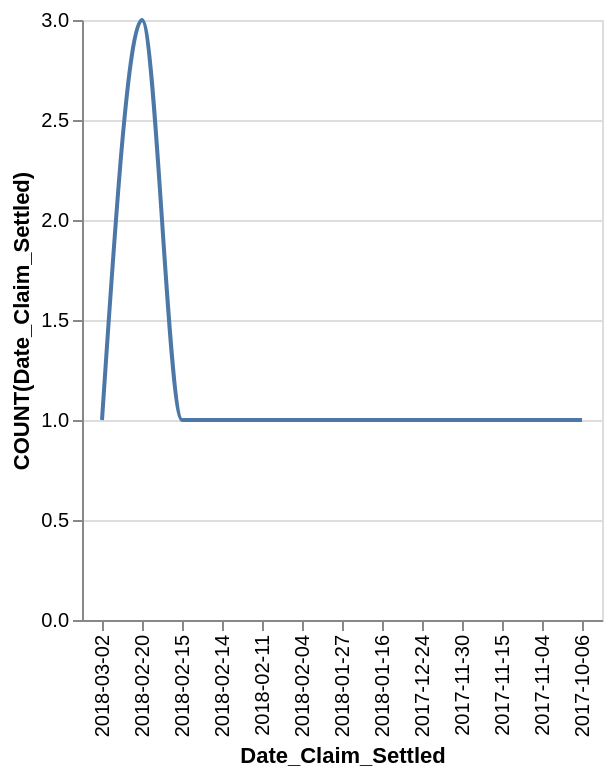

Express this chart as Vega-Lite.
### Vega-Lite specification from a JSON file in a GitHub repository (floating-point values rounded to 4 significant figures)
{"data": {"values": [{"x_data": "2018-03-02", "y_data": 1}, {"x_data": "2018-02-20", "y_data": 3}, {"x_data": "2018-02-15", "y_data": 1}, {"x_data": "2018-02-14", "y_data": 1}, {"x_data": "2018-02-11", "y_data": 1}, {"x_data": "2018-02-04", "y_data": 1}, {"x_data": "2018-01-27", "y_data": 1}, {"x_data": "2018-01-16", "y_data": 1}, {"x_data": "2017-12-24", "y_data": 1}, {"x_data": "2017-11-30", "y_data": 1}, {"x_data": "2017-11-15", "y_data": 1}, {"x_data": "2017-11-04", "y_data": 1}, {"x_data": "2017-10-06", "y_data": 1}]}, "mark": {"type": "line", "interpolate": "monotone"}, "encoding": {"x": {"field": "x_data", "type": "nominal", "title": "Date_Claim_Settled", "sort": "descending"}, "y": {"field": "y_data", "type": "quantitative", "title": "COUNT(Date_Claim_Settled)"}}}
